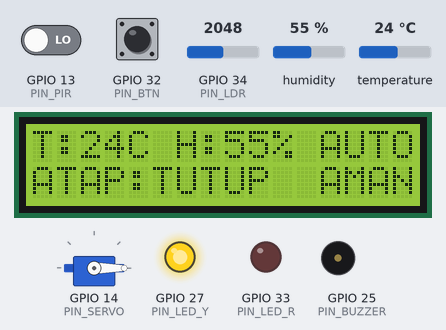
Simulated run of this program. Board: ESP32. Shown: servo, 16×2 character LCD, output pins drawn as LEDs (lit = HIGH), buzzer (waves = sounding, pin HIGH). The inputs (shaded band) are chosen by the test bench; at power-on: GPIO 34 (PIN_LDR) = 2048, GPIO 13 (PIN_PIR) LOW, humidity 55 %, GPIO 32 (PIN_BTN) HIGH, temperature 24 °C. WiFi joins after 1.5 s; servers stay silent unless stated; random numbers use the default seed unless the program sets one; no MQTT or app messages arrive unless stated; what the program prints to the serial monitor is not drawn.

Above: at 2.8 s.
2.9 s: GPIO 34 (PIN_LDR) set to 1937
At 5.1 s:
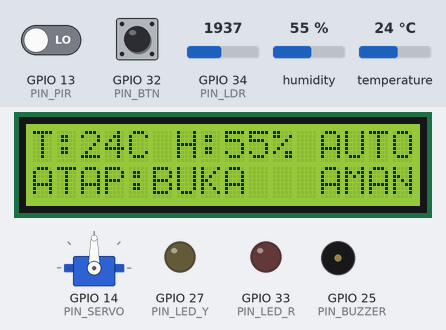
5.5 s: GPIO 13 (PIN_PIR) driven HIGH
At 6.8 s:
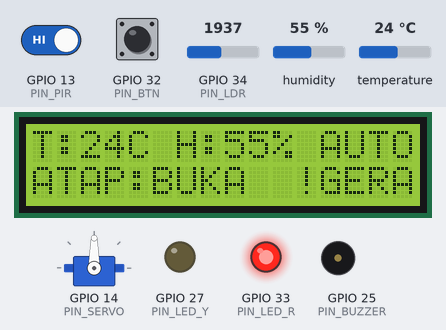
7.5 s: humidity set to 78 %
At 10.6 s:
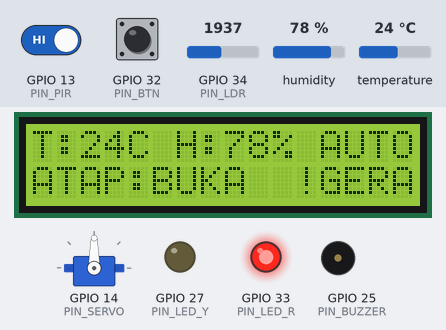
11.5 s: humidity set to 81 %
At 15.2 s:
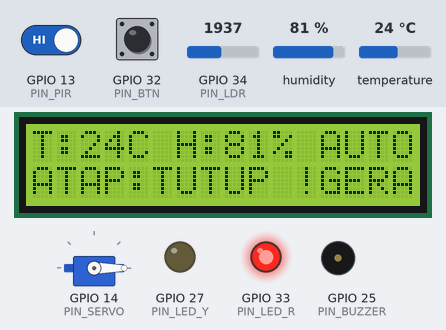
15.5 s: GPIO 32 (PIN_BTN) pulled LOW for 0.15 s
At 16.5 s:
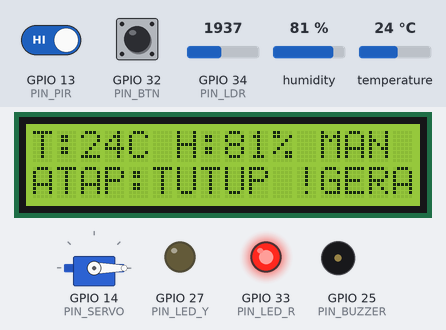
17.5 s: GPIO 13 (PIN_PIR) driven LOW
At 18.6 s:
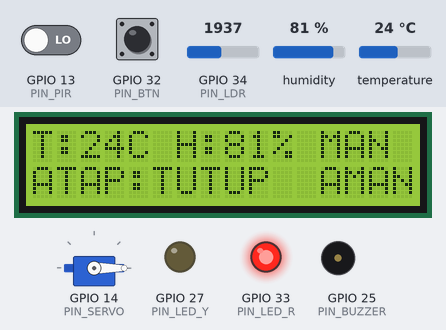
Timing chart, 0 to 20.5 s (numbered marks = the images above; inputs shaded):
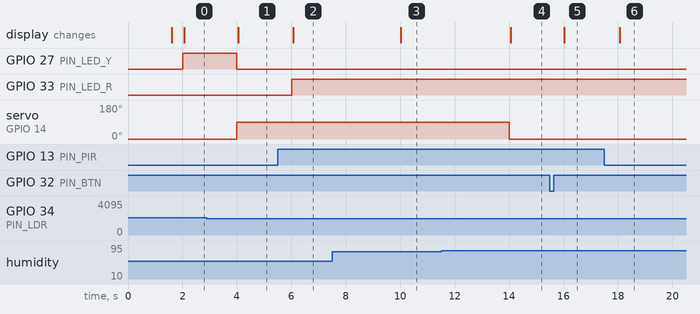

The program:

main.cpp
```cpp
// library.properties
#include <Arduino.h>
#include <WiFi.h>
#include <WiFiClientSecure.h>
#include <PubSubClient.h>
#include <DHT.h>
#include <ESP32Servo.h>
#include <Wire.h>
#include <LiquidCrystal_I2C.h>
#include <ArduinoJson.h>

// 1. KONFIGURASI WIFI & BROKER EMQX ===
const char* ssid = "Wokwi-GUEST";
const char* password = "";

// Disesuaikan lagi dengan Broker Address dari dashboard EMQX Cloud yang dimiliki
const char* mqtt_server = "vf24f1fb.ala.us-east-1.emqxsl.com";
const int mqtt_port = 8883;
const char* mqtt_user = "parilah";
const char* mqtt_pass = "ikanpari";

const char* topic_telemetry = "smarthome/telemetry";
const char* topic_control   = "smarthome/control";

// 2. PEMETAAN PIN SESUAI diagram.json ===
#define PIN_DHT     15
#define DHTTYPE     DHT22
#define PIN_PIR     13
#define PIN_LDR     34
#define PIN_BTN     32
#define PIN_SERVO   14
#define PIN_BUZZER  25
#define PIN_LED_Y   27  // Lampu Teras (LED Kuning)
#define PIN_LED_R   33  // Indikator Alarm (LED Merah)

// Ambang batas kondisi lingkungan Wokwi
#define LDR_DARK_THRESHOLD  2000  // >= 2000 dianggap mendung/gelap
#define HUMIDITY_RAIN_LIMIT 80.0  // >= 80% dianggap potensi hujan
#define TEMP_HOT_LIMIT      40.0  // > 40°C dianggap panas ekstrem = kanopi tutup

// 3. INISIALISASI OBJEK & VARIABEL STATUS ===
WiFiClientSecure espClient;
PubSubClient client(espClient);
DHT dht(PIN_DHT, DHTTYPE);
Servo canopyServo;
LiquidCrystal_I2C lcd(0x27, 16, 2);

unsigned long lastMsg = 0;
bool autoMode = true;        // Default: Mode Otomatis aktif
int currentServoAngle = 0;   // 90 = Kanopi Buka (Jemur), 0 = Kanopi Tutup (Teduh)
bool lastBtnState = HIGH;

// 4. FUNGSI KONEKSI WIFI & MQTT ===
void setup_wifi() {
  delay(10);
  WiFi.begin(ssid, password);
  while (WiFi.status() != WL_CONNECTED) {
    delay(500);
  }
}

void callback(char* topic, byte* payload, unsigned int length) {
  String message = "";
  for (unsigned int i = 0; i < length; i++) {
    message += (char)payload[i];
  }
  Serial.print("Perintah masuk: ");
  Serial.println(message);

  JsonDocument doc;
  DeserializationError error = deserializeJson(doc, message);
  if (!error) {
    if (doc["auto"].is<int>()) {
      autoMode = (doc["auto"].as<int>() == 1);
    }
    if (doc["led_kuning"].is<int>()) {
      autoMode = false;
      digitalWrite(PIN_LED_Y, doc["led_kuning"].as<int>());
    }
    if (doc["led_merah"].is<int>()) {
      autoMode = false;
      digitalWrite(PIN_LED_R, doc["led_merah"].as<int>());
    }
    if (doc["servo"].is<int>()) {
      autoMode = false;
      currentServoAngle = doc["servo"].as<int>();
      canopyServo.write(currentServoAngle);
    }
    if (doc["buzzer"].is<int>()) {
      autoMode = false;
      if (doc["buzzer"].as<int>() == 1) tone(PIN_BUZZER, 1000);
      else noTone(PIN_BUZZER);
    }
  }
}

void reconnect() {
  while (!client.connected()) {
    String clientId = "ESP32-SmartPatio-" + String(random(0xffff), HEX);
    if (client.connect(clientId.c_str(), mqtt_user, mqtt_pass)) {
      client.subscribe(topic_control);
    } else {
      delay(3000);
    }
  }
}

// 5. SETUP UTAMA =====
void setup() {
  Serial.begin(115200);

  pinMode(PIN_PIR, INPUT);
  pinMode(PIN_BTN, INPUT_PULLUP);
  pinMode(PIN_LED_Y, OUTPUT);
  pinMode(PIN_LED_R, OUTPUT);
  pinMode(PIN_BUZZER, OUTPUT);

  dht.begin();
  canopyServo.attach(PIN_SERVO);
  canopyServo.write(0);

  lcd.init();
  lcd.backlight();
  lcd.setCursor(0, 0);
  lcd.print("Smart Patio IoT");
  lcd.setCursor(0, 1);
  lcd.print("Connecting...");

  setup_wifi();

  espClient.setInsecure();
  client.setServer(mqtt_server, mqtt_port);
  client.setBufferSize(512);
  client.setKeepAlive(60);
  client.setCallback(callback);

  lcd.clear();
}

// 6. LOOP UTAMA =====
void loop() {
  if (!client.connected()) {
    reconnect();
  }
  client.loop();

  // Sakelar fisik di dinding (GPIO 32) untuk beralih Mode AUTO / MANUAL
  bool currentBtnState = digitalRead(PIN_BTN);
  if (lastBtnState == HIGH && currentBtnState == LOW) {
    autoMode = !autoMode;
    delay(200);
  }
  lastBtnState = currentBtnState;

  unsigned long now = millis();
  if (now - lastMsg > 2000) {
    lastMsg = now;

    float suhu = dht.readTemperature();
    float lembap = dht.readHumidity();
    int gerakan = digitalRead(PIN_PIR);
    int cahaya = analogRead(PIN_LDR);

    if (isnan(suhu)) suhu = 25.0;
    if (isnan(lembap)) lembap = 50.0;

    bool isDark     = (cahaya >= LDR_DARK_THRESHOLD);
    bool isRainRisk = (lembap >= HUMIDITY_RAIN_LIMIT);
    bool isTooHot   = (suhu > TEMP_HOT_LIMIT);

    // LOGIKA OTOMATIS SMART PATIO & JEMURAN ===
    if (autoMode) {
      // 1. Kanopi Jemuran (Servo): Buka (90°) hanya jika CERAH, KERING, dan TIDAK TERLALU PANAS
      if (!isDark && !isRainRisk && !isTooHot) {
        currentServoAngle = 90;
      } else {
        currentServoAngle = 0; // Tutup kanopi (melindungi dari hujan, malam, atau panas > 40°C)
      }
      canopyServo.write(currentServoAngle);

      // 2. Lampu Teras (LED Kuning): Nyala otomatis saat gelap/malam
      digitalWrite(PIN_LED_Y, isDark ? HIGH : LOW);

      // 3. Keamanan Teras (PIR -> LED Merah & Buzzer)
      if (gerakan == HIGH) {
        digitalWrite(PIN_LED_R, HIGH);
        ledcWriteTone(7, 1200);
      } else {
        digitalWrite(PIN_LED_R, LOW);
        ledcWriteTone(7, 0);
      }
    }

    // TAMPILAN INFORMASI DI LCD 16x2 ===
    lcd.setCursor(0, 0);
    lcd.print("T:");
    lcd.print(suhu, 0);
    lcd.print("C H:");
    lcd.print(lembap, 0);
    lcd.print("% ");
    lcd.print(autoMode ? "AUTO" : "MAN ");

    lcd.setCursor(0, 1);
    lcd.print("ATAP:");
    lcd.print(currentServoAngle == 90 ? "BUKA " : "TUTUP");
    lcd.print(gerakan ? " !GERAK" : "  AMAN ");

   // KIRIM DATA JSON SESUAI FORMAT KE WEBSITE JS ===
    JsonDocument doc;
    doc["temperature"] = suhu;
    doc["humidity"] = lembap;
    doc["ldr"] = cahaya;
    doc["pir"] = gerakan;
    doc["servo"] = currentServoAngle;
    doc["led_kuning"] = digitalRead(PIN_LED_Y);
    doc["led_merah"] = digitalRead(PIN_LED_R);
    doc["buzzer"] = (autoMode && gerakan == HIGH) ? 1 : 0;
    doc["auto"] = autoMode ? 1 : 0;

    // 1. Kirim JSON ringkas ke EMQX & Website
    char jsonBuffer[256];
    serializeJsonPretty(doc, jsonBuffer);
    client.publish(topic_telemetry, jsonBuffer);

    // 2. Tampilkan log rapi & rata kiri di Serial Monitor
    const char* statusCuaca = "Cerah & Normal";
    if (isRainRisk) statusCuaca = "Potensi Hujan (Lembap)";
    else if (isTooHot) statusCuaca = "Panas Ekstrem (>40C)";
    else if (isDark) statusCuaca = "Gelap / Mendung";

    Serial.print("==========================================\r\n");
    Serial.printf("[MODE: %s] | Suhu: %.1f C | Lembap: %.0f%%\r\n", autoMode ? "OTOMATIS" : "MANUAL", suhu, lembap);
    Serial.printf("Kondisi      : %s (LDR: %d)\r\n", statusCuaca, cahaya);
    Serial.printf("Gerakan (PIR): %s\r\n", gerakan ? "TERDETEKSI!" : "Aman");
    Serial.printf("Kanopi Servo : %d deg (%s)\r\n", currentServoAngle, currentServoAngle > 0 ? "Terbuka" : "Tertutup");
    Serial.printf("Lampu Kuning : %s | Alarm Merah: %s\r\n", digitalRead(PIN_LED_Y) ? "ON" : "OFF", digitalRead(PIN_LED_R) ? "ON" : "OFF");
    Serial.print("Status MQTT  : Terkirim ke smarthome/telemetry\r\n");
    Serial.print("==========================================\r\n\r\n");
  }
}
```

Measured:
- the behaviour switches between 2000 and 1999 on GPIO 34 (PIN_LDR) (found by bisection; images 0 and 1)
- the behaviour switches between 79 and 80 % on humidity (found by bisection; images 3 and 4)
- after the input at 2.9 s, GPIO 27 (PIN_LED_Y): HIGH → LOW after 1.1 s; servo on GPIO 14 (PIN_SERVO): 0° → 90° after 1.1 s; the display: changes after 1.2 s (image 1)
- after the input at 5.5 s, GPIO 33 (PIN_LED_R): LOW → HIGH after 0.51 s; the display: changes after 0.56 s (image 2)
- after the input at 7.5 s, the display: changes after 2.5 s (image 3)
- after the input at 11.5 s, servo on GPIO 14 (PIN_SERVO): 90° → 0° after 2.5 s; the display: changes after 2.6 s (image 4)
- after the input at 15.5 s, the display: changes after 0.52 s (image 5)
- after the input at 17.5 s, the display: changes after 0.57 s (image 6)
